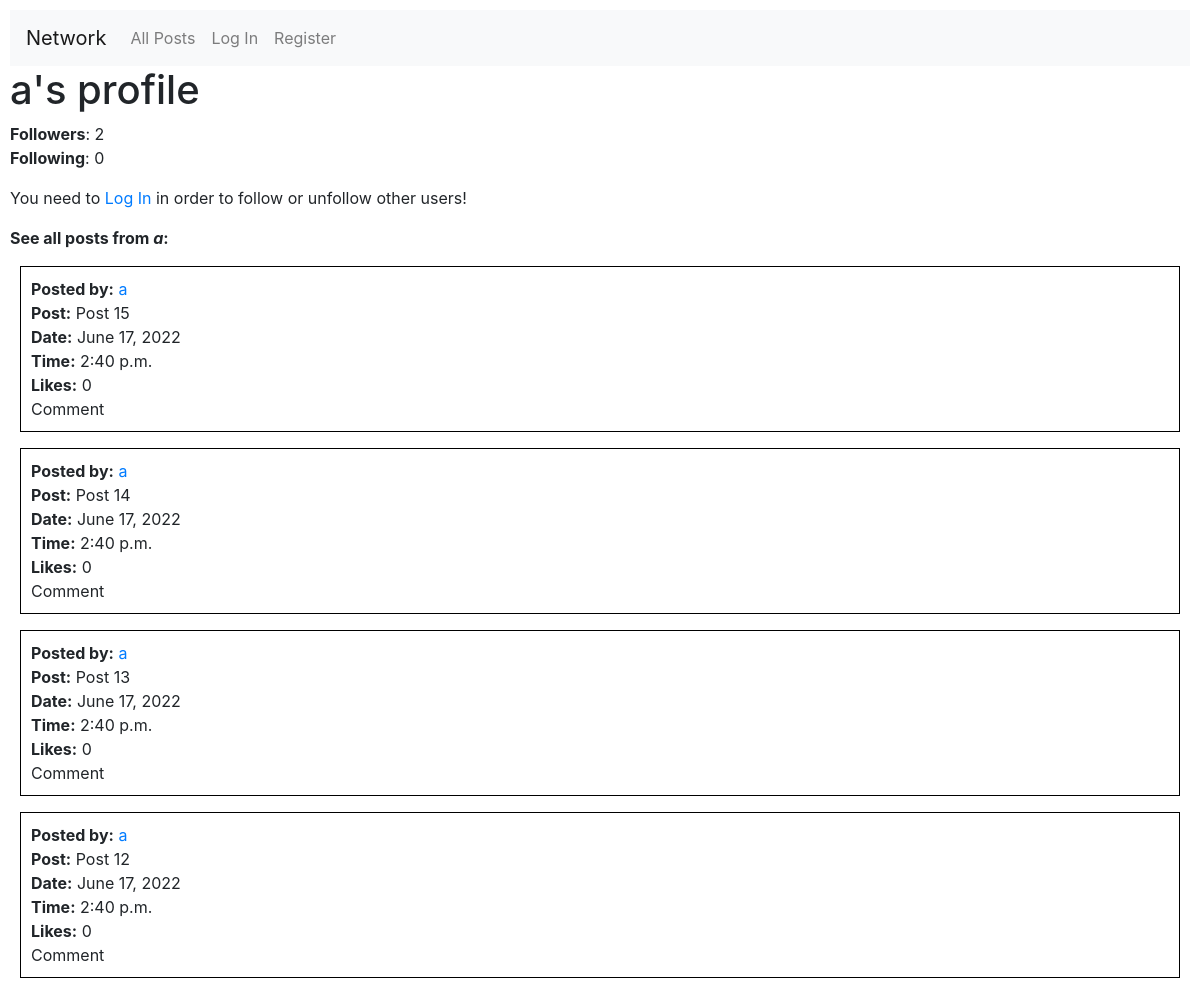
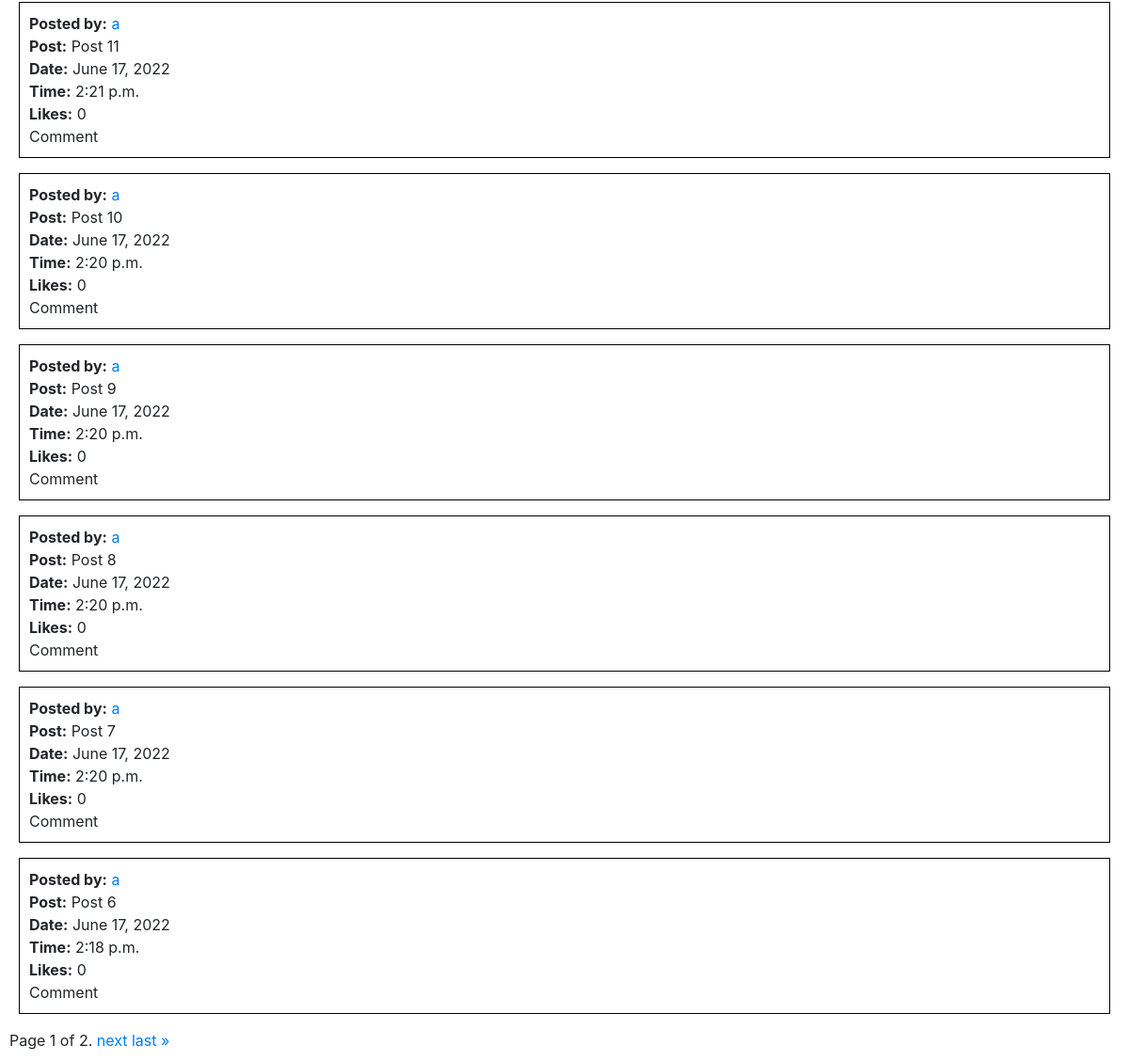
Screenshot of /user/a with the database file from the repository (2 pictures, top to bottom).
### network/models.py (models this page shows, shortened)
class Post(models.Model):
    userid = models.ForeignKey(User, on_delete=models.CASCADE, related_name="user")
    post = models.TextField(max_length=500)
    datetime = models.DateTimeField(default=datetime.now)
    likes = models.IntegerField(default=0)

class User(AbstractUser):
    pass
    def __str__(self):
        return f"USER NUMBER '{self.id}' is '{self.username}'. LAST CONNEXION: {self.last_login}."

### network/views.py (the view)
# urls.py: path("user/<str:username>", views.profile_page, name="profile_page"),
def profile_page(request, username):
    if request.method == "POST":
        if 'follow' in request.POST:
            try:
                user_profiled = User.objects.filter(username=username)
                user_profiled_id = user_profiled.values_list('id', flat=True)
                user_profiled_id = user_profiled_id[0]
                user_posts = Post.objects.filter(userid=user_profiled_id).order_by('-id')
                paginator = Paginator(user_posts, 10) # test Paginator with 10 per page
                page_number = request.GET.get('page')
                page_obj = paginator.get_page(page_number)
                amount_of_followers = Follower.objects.filter(followed=user_profiled_id).count()
                amount_of_following = Follower.objects.filter(follower=user_profiled_id).count()
                user_logged_in = request.user.id
                isfollowing = Follower.objects.filter(followed=user_profiled_id,follower=user_logged_in).count()
                followed = User.objects.filter(id=user_profiled_id)
                followed = followed[0]
                follower = User.objects.filter(id=user_logged_in)
                follower = follower[0]
                follow = Follower(followed=followed,follower=follower)
                follow.save()
                amount_of_followers = Follower.objects.filter(followed=user_profiled_id).count()
                amount_of_following = Follower.objects.filter(follower=user_profiled_id).count()
                isfollowing = Follower.objects.filter(followed=user_profiled_id,follower=user_logged_in).count()
                return render(request, "network/profile.html", {
                            "username": username,
                            "user_profiled": user_profiled,
                            "user_profiled_id": user_profiled_id,
                            "amount_of_followers": amount_of_followers,
                            "amount_of_following": amount_of_following,
                            "user_logged_in": user_logged_in,
                            "isfollowing": isfollowing,
                            "user_posts": user_posts,
                            "post_request": "follow",
                            "page_obj": page_obj
                        })
            except IndexError:
                return render(request, "network/missingprofile.html", {
                            "username": username,
                        })
        elif 'unfollow' in request.POST:
            try:
                user_profiled = User.objects.filter(username=username)
                user_profiled_id = user_profiled.values_list('id', flat=True)
                user_profiled_id = user_profiled_id[0]
                user_posts = Post.objects.filter(userid=user_profiled_id).order_by('-id')
                paginator = Paginator(user_posts, 10) # test Paginator with 10 per page
                page_number = request.GET.get('page')
                page_obj = paginator.get_page(page_number)
                amount_of_followers = Follower.objects.filter(followed=user_profiled_id).count()
                amount_of_following = Follower.objects.filter(follower=user_profiled_id).count()
                user_logged_in = request.user.id
                user_logged_in = int(user_logged_in)
                isfollowing = Follower.objects.filter(followed=user_profiled_id,follower=user_logged_in).count()
                followed = User.objects.filter(id=user_profiled_id)
                followed = followed[0]
                follower = User.objects.filter(id=user_logged_in)
                follower = follower[0]
                follow = Follower.objects.filter(followed=followed,follower=follower)
                follow.delete()
                amount_of_followers = Follower.objects.filter(followed=user_profiled_id).count()
                amount_of_following = Follower.objects.filter(follower=user_profiled_id).count()
                isfollowing = Follower.objects.filter(followed=user_profiled_id,follower=user_logged_in).count()
                return render(request, "network/profile.html", {
                            "username": username,
                            "user_profiled": user_profiled,
                            "user_profiled_id": user_profiled_id,
                            "amount_of_followers": amount_of_followers,
                            "amount_of_following": amount_of_following,
                            "user_logged_in": user_logged_in,
                            "isfollowing": isfollowing,
                            "user_posts": user_posts,
                            "post_request": "unfollow",
                            "page_obj": page_obj
                        })
            except IndexError:
                return render(request, "network/missingprofile.html", {
                            "username": username,
                        })
    else:
        try:
            user_profiled = User.objects.filter(username=username)
            user_profiled_id = user_profiled.values_list('id', flat=True)
            user_profiled_id = user_profiled_id[0]
            user_posts = Post.objects.filter(userid=user_profiled_id).order_by('-id')
            paginator = Paginator(user_posts, 10) # test Paginator with 10 per page
            page_number = request.GET.get('page')
            page_obj = paginator.get_page(page_number)
            amount_of_followers = Follower.objects.filter(followed=user_profiled_id).count()
            amount_of_following = Follower.objects.filter(follower=user_profiled_id).count()
            user_logged_in = request.user.id
            isfollowing = Follower.objects.filter(followed=user_profiled_id,follower=user_logged_in).count()
            return render(request, "network/profile.html", {
                        "username": username,
                        "user_profiled": user_profiled,
                        "user_profiled_id": user_profiled_id,
                        "amount_of_followers": amount_of_followers,
                        "amount_of_following": amount_of_following,
                        "user_logged_in": user_logged_in,
                        "isfollowing": isfollowing,
                        "user_posts": user_posts,
                        "page_obj": page_obj
                    })
        except IndexError:
            return render(request, "network/missingprofile.html", {
                        "username": username,
                    })

### network/templates/network/profile.html (shortened to what this page needs)
{% extends "network/layout.html" %}
{% block body %}
    <h1>{{ username }}'s profile</h1>
    <b>Followers</b>: {{ amount_of_followers }}
    <br>
    <b>Following</b>: {{ amount_of_following }}
    {% if username == user.username %}
        <i>This is your own profile, you cannot follow or unfollow yourself :)</i>
        <p>
        </p>
    {% else %}
        {% if not user_logged_in %}
            You need to <a href="{% url 'login' %}">Log In</a> in order to follow or unfollow other users!
        {% endif %}
    {% endif %}
    <b>See all posts from <i>{{ username }}</i>:</b>
    {% for user_post in page_obj %}
        <div class="subdiv">
            <b>Posted by:</b> <a href="{% url 'profile_page' user_post.userid.username %}">{{ user_post.userid.username }}</a>
            <br>
            <b>Post:</b> {{ user_post.post }}
            <br>
            <b>Date:</b> {{ user_post.datetime.date }}
            <br>
            <b>Time:</b> {{ user_post.datetime.time }}
            <br>
            <b>Likes:</b> {{ user_post.likes }}
            <br>
            Comment
            <br>
        </div>
    {% empty %}
        <i>{{ username }}</i> hasn't published any post, yet.
        <p></p>
    {% endfor %}
    <div class="pagination">
        <span class="step-links">
            <span class="current">
                Page {{ page_obj.number }} of {{ page_obj.paginator.num_pages }}.
            </span>
            {% if page_obj.has_next %}
                <a href="?page={{ page_obj.next_page_number }}">next</a>
                <a href="?page={{ page_obj.paginator.num_pages }}">last &raquo;</a>
            {% endif %}
        </span>
    </div>
{% endblock %}

### network/static/network/styles.css (style rules this page uses)
body { padding: 10px; }
.subdiv { border: black; border-width: 1px; border-style: solid; margin: 10px; padding: 10px; }

### rows the page displays
Post: userid.username "a", post "Post 15", datetime "June 17, 2022", datetime.time "2:40 p.m.", likes "0"
Post: userid.username "a", post "Post 14", datetime "June 17, 2022", datetime.time "2:40 p.m.", likes "0"
Post: userid.username "a", post "Post 13", datetime "June 17, 2022", datetime.time "2:40 p.m.", likes "0"
Post: userid.username "a", post "Post 12", datetime "June 17, 2022", datetime.time "2:40 p.m.", likes "0"
Post: userid.username "a", post "Post 11", datetime "June 17, 2022", datetime.time "2:21 p.m.", likes "0"
Post: userid.username "a", post "Post 10", datetime "June 17, 2022", datetime.time "2:20 p.m.", likes "0"
Post: userid.username "a", post "Post 9", datetime "June 17, 2022", datetime.time "2:20 p.m.", likes "0"
Post: userid.username "a", post "Post 8", datetime "June 17, 2022", datetime.time "2:20 p.m.", likes "0"
Post: userid.username "a", post "Post 7", datetime "June 17, 2022", datetime.time "2:20 p.m.", likes "0"
Post: userid.username "a", post "Post 6", datetime "June 17, 2022", datetime.time "2:18 p.m.", likes "0"

### other values shown
{{ username }} "a"
{{ amount_of_followers }} "2"
{{ amount_of_following }} "0"
{{ page_obj.number }} "1"
{{ page_obj.paginator.num_pages }} "2"
